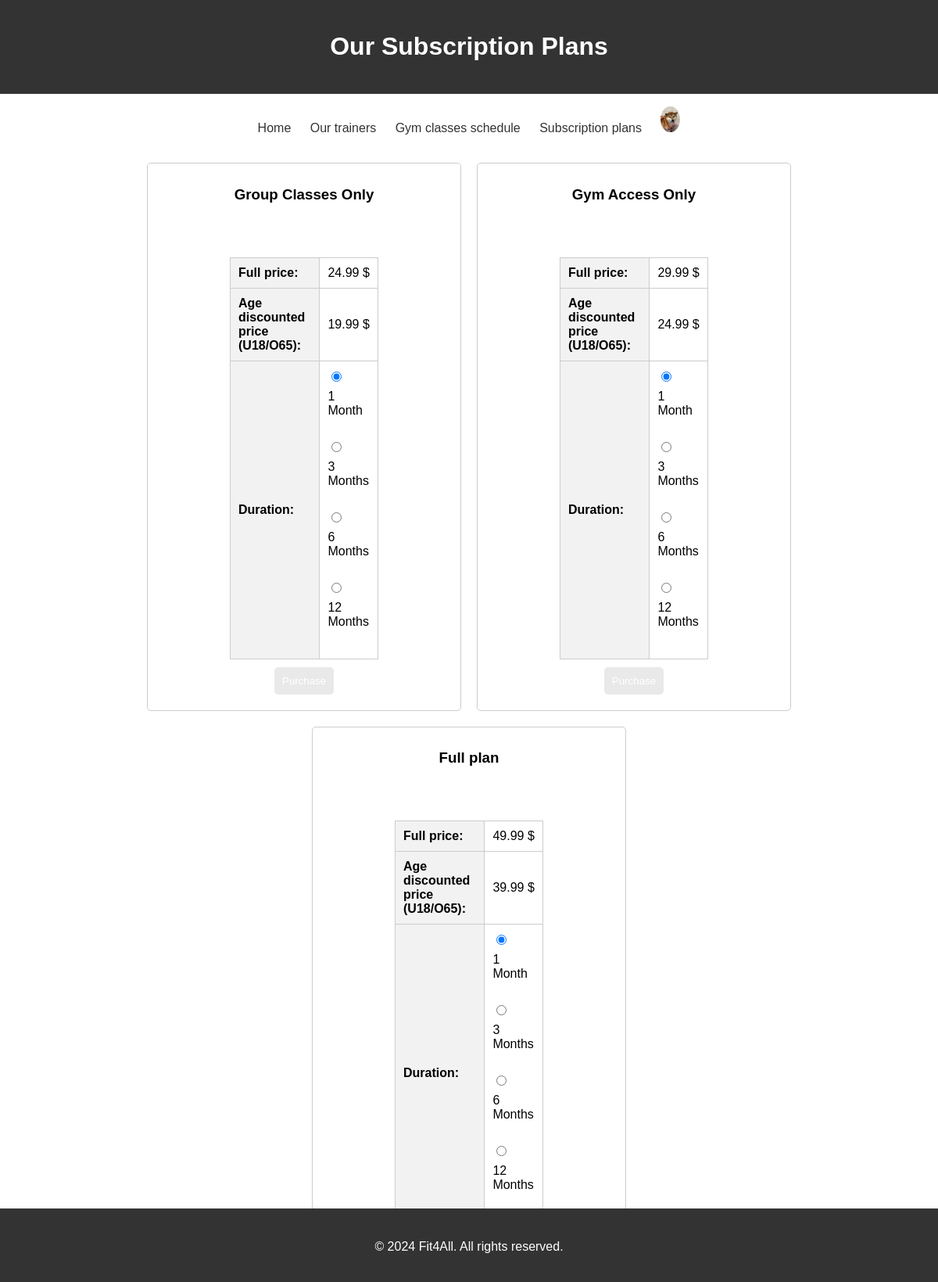
The page /subscription-plans/ (signed in) on the database its author committed.
### gestione_palestra/models.py (models this page shows, shortened)
class User(AbstractUser):
    is_manager = models.BooleanField(default=False)
    is_instructor = models.BooleanField(default=False)
    class Meta:
        verbose_name = _('user')
        verbose_name_plural = _('users')

class UserProfile(models.Model):
    user = models.OneToOneField(User, on_delete=models.CASCADE)
    gender_choices = [
        ('M', 'Male'),
        ('F', 'Female'),
    ]
    gender = models.CharField(max_length=1, choices=gender_choices, null=False, blank=True)
    first_name = models.CharField(max_length=100, null=False,blank=True)
    last_name = models.CharField(max_length=100, null=False,blank=True)
    date_of_birth = models.DateField(null=False,blank=True,default=date.today)
    height = models.DecimalField(max_digits=5, decimal_places=0, null=False,blank=True)  # In centimetri
    weight = models.DecimalField(max_digits=5, decimal_places=0, null=False,blank=True)  # In chilogrammi
    profile_picture = models.ImageField(upload_to='profile_pictures/', null=True, blank=True)
    AGE_OF_RETIREMENT = 65  # Età di pensionamento
    LEGAL_ADULT_AGE = 18  # Età maggiore

class SubscriptionPlan(models.Model):
    PLAN_CHOICES = [
        ('GROUP', 'Group Classes Only'),
        ('WEIGHTS', 'Gym Access Only'),
        ('BOTH', 'Group Classes + Gym Access'),
    ]
    DURATION_CHOICES = [
        (1, '1 Month'),
        (3, '3 Months'),
        (6, '6 Months'),
        (12, '12 Months'),
    ]
    name = models.CharField(max_length=100)
    plan_type = models.CharField(max_length=10, choices=PLAN_CHOICES)
    monthly_price = models.DecimalField(max_digits=10, decimal_places=2)
    age_discount = models.DecimalField(max_digits=5, decimal_places=2, default=0)

### gestione_palestra/views.py (the view, shortened to what this page needs)
# urls.py: path('subscription-plans/', views.SubscriptionPlansView.as_view(), name='subscription-plans'),
class SubscriptionPlansView(View):
    def get(self, request):
        return render(request=request, template_name="subscription-plans.html", context={})

### gestione_palestra/context_processors.py (called while the page is built)
def global_context(request):
    plans = models.SubscriptionPlan.objects.all()
    for plan in plans:
        plan.discounted_price = plan.monthly_price - plan.age_discount
    context =   {
                    'gym_name': 'Fit4All',
                    'now': datetime.date.today,
                    'subscription_plans':plans
                }
    return context

### templates/subscription-plans.html (shortened to what this page needs)
{% extends "base.html" %}
{% block header %} Our Subscription Plans {% endblock header %}
{% block content %}
<div class="subscription-plans" style="display: flex; justify-content: center;">
{% for plan in subscription_plans %}
  <div class="plan">
    <h3>{{ plan.name }}</h3>
    <table class="user-details">
        <tr>
            <th>Full price:</th>
            <td>{{ plan.monthly_price }} $</td>
        </tr>
        <tr>
            <th>Age discounted price (U18/O65):</th>
            <td>{{ plan.discounted_price|floatformat:2 }} $</td>
        </tr>
        <tr>
            <th>Duration:</th>
            <td>
                {% for duration, duration_label in plan.DURATION_CHOICES %}
                    <input type="radio" id="{{ plan.id }}_{{ duration }}" name="{{ plan.id }}_duration" value="{{ duration }}" {% if duration == 1 %}checked{% endif %} form="form_{{ plan.id }}">
                    <label for="{{ plan.id }}_{{ duration }}">{{ duration_label }}</label><br>
                {% endfor %}
            </td>
        </tr>
    </table>
    <form id="form_{{ plan.id }}" class="purchase-form" action="{% url 'subscription-plans'  %}" method="post">
        <button type="submit" style="margin-top: 10px;">Purchase</button>
    </form>
  </div>
{% endfor %}
</div>
{% endblock content %}

### templates/navbar.html (shortened to what this page needs)
{% load static %}
<nav>
  <ul>
    <li><a href="{% url 'homepage' %}">Home</a></li>
    <li><a href="{% url 'trainer-list' %}">Our trainers</a></li>
    <li><a href="{% url 'classes-schedule' %}">Gym classes schedule</a></li>
    <li><a href="{% url 'subscription-plans' %}">Subscription plans</a></li>
    {% if request.user.is_authenticated %}
    <li>
      <div class="profile-container">
        <button id="profile-button" onclick="toggleUserMenu()" style="border: none; background: none; padding: 0; max-width: 25px; border-radius: 30%;">
          <img src="{% if request.user.userprofile.profile_picture %}{{ request.user.userprofile.profile_picture.url }}{% else %}{% static 'img/default_profile_image.png' %}{% endif %}" alt="Profile Image" style="width: 100%; height: auto; border-radius: 50%;">
      </button>
      </div>
    </li>
    {% else %}
    <li><a href="{% url 'login' %}">Login</a></li>
    {% endif %}
  </ul>
</nav>

### static/css/style.css (style rules this page uses)
.user-details { width: 50%; margin: 50px auto 0; border-collapse: collapse; }
.user-details th, .user-details td { padding: 10px; border: 1px solid #ccc; text-align: left; }
.user-details th { background-color: #f2f2f2; }
.subscription-plans { display: flex; flex-wrap: wrap; justify-content: space-around; }
.plan { width: calc(33.33% - 20px); margin: 10px; text-align: center; border: 1px solid #ccc; padding: 10px; border-radius: 5px; display: flex; flex-direction: column; justify-content: center; align-items: center; }
.profile-container { position: relative; display: inline-block; }
body { font-family: Arial, sans-serif; margin: 0; padding: 0; }
img { width: 20px; height: auto; }
.purchase-form { width: auto; padding: 0; border: none; border-radius: 0; background-color: transparent; }
.purchase-form button { padding: 10px; background-color: #e9e9e9; color: #fff; border: none; border-radius: 5px; cursor: pointer; }
form { width: 300px; padding: 20px; border: 1px solid #ccc; border-radius: 5px; background-color: #f9f9f9; }
label, input, button { display: block; margin-bottom: 10px; }
nav ul { list-style-type: none; padding: 0; text-align: center; }
nav ul li { display: inline; width: 100px; margin: 0 10px; }
nav ul li a { color: #333; text-decoration: none; }
button { padding: 10px; background-color: #e9e9e9; color: #fff; border: none; border-radius: 5px; cursor: pointer; }

### rows shown on the page
User: profile_picture (picture)
SubscriptionPlan: name "Group Classes Only", monthly_price "24.99", discounted_price "19.99", DURATION_CHOICES "1 Month" "3 Months" "6 Months" "12 Months"
SubscriptionPlan: name "Gym Access Only", monthly_price "29.99", discounted_price "24.99", DURATION_CHOICES "1 Month" "3 Months" "6 Months" "12 Months"
SubscriptionPlan: name "Full plan", monthly_price "49.99", discounted_price "39.99", DURATION_CHOICES "1 Month" "3 Months" "6 Months" "12 Months"

### other values the page prints
{{ gym_name }} "Fit4All"
